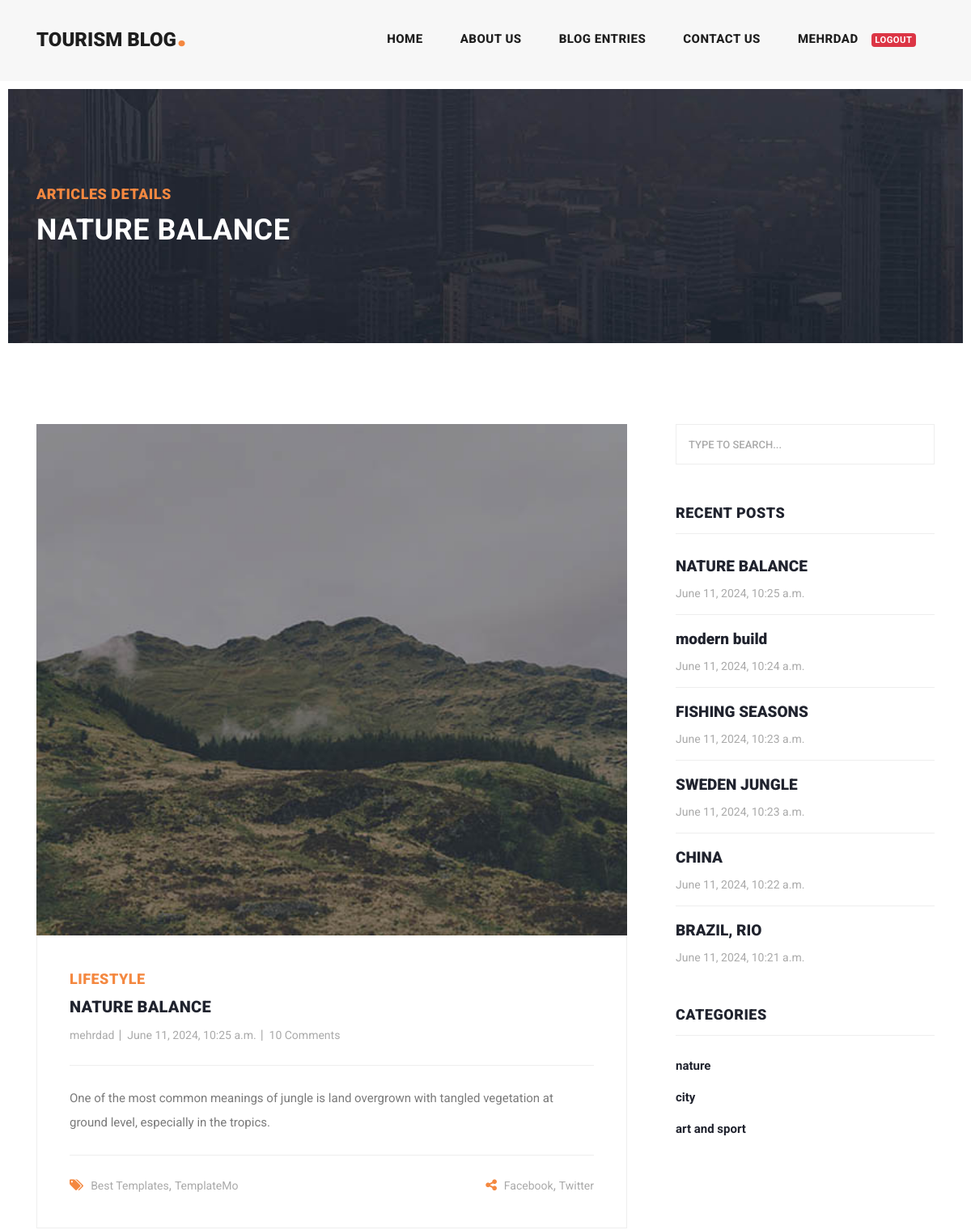
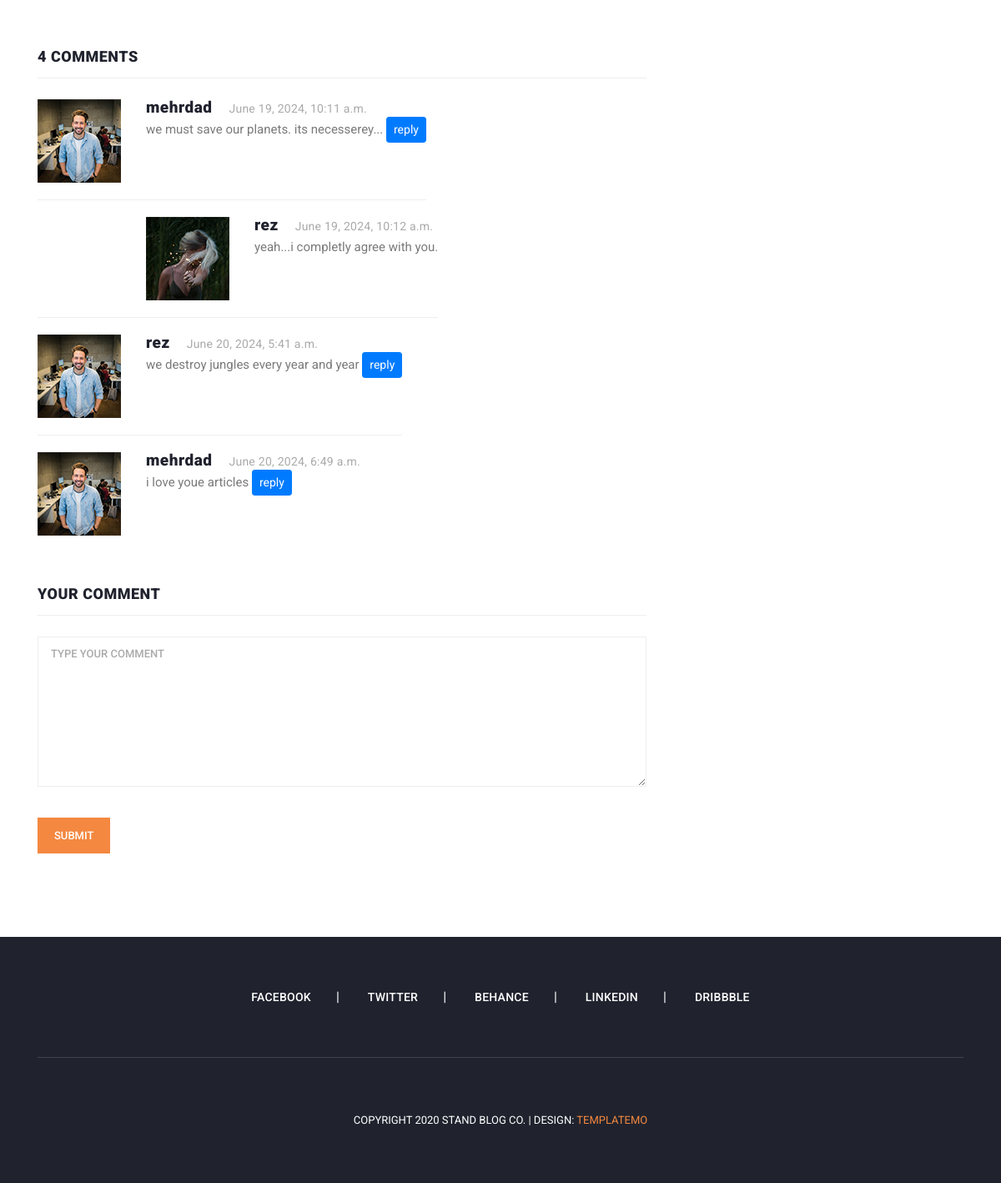
Screenshot of /articles/detail/8 (signed in) with the database file from the repository (2 pictures, top to bottom).
### blog_app/models.py (models this page shows, shortened)
class Article(models.Model):
    author = models.ForeignKey(User, on_delete=models.CASCADE)
    category = models.ManyToManyField(Category)
    title = models.CharField(max_length=70)
    body = models.TextField()
    image = models.ImageField(upload_to="images/articles")
    created_at = models.DateTimeField(auto_now_add=True)
    updated_at = models.DateTimeField(auto_now=True)
    class Meta:
        ordering = ('-created_at',)

class Comment(models.Model):
    article = models.ForeignKey(Article, on_delete=models.CASCADE, related_name='comments')
    user = models.ForeignKey(User, on_delete=models.CASCADE, related_name='comments')
    parent = models.ForeignKey('self', on_delete=models.CASCADE,null=True ,blank=True, related_name='replies')
    body = models.TextField()
    created_at = models.DateTimeField(auto_now_add=True)

class Category(models.Model):
    title = models.CharField(max_length=100)
    created_at = models.DateTimeField(auto_now_add=True)

### blog_app/views.py (the view)
# urls.py: path("detail/<int:pk>",post_detail, name="detail"),
def post_detail(request, pk):
    articles = get_object_or_404(Article, id=pk)
    if request.method == "POST":
        parent_id = request.POST.get('parent_id')
        body = request.POST.get('body')
        Comment.objects.create(body=body , article=articles, user=request.user, parent_id=parent_id)
    context={
        "articles":articles,
    }
    return render(request, "blog_app/post-details.html", context)

### context_processors/context_processors.py (called while the page is built)
def recent_articles(request):
    recent_articles = Article.objects.all().order_by('-created_at')
    categories = Category.objects.all()
    return{
        "recent_articles": recent_articles,
        "categories": categories,
    }

### blog_app/templates/blog_app/post-details.html (shortened to what this page needs)
{% extends "base.html" %} {% load static %} {% block content %}
<div class="heading-page header-text">
  <section class="page-heading">
    <div class="container">
      <div class="row">
        <div class="col-lg-12">
          <div class="text-content">
            <h4>Articles Details</h4>
            <h2>{{ articles.title }}</h2>
          </div>
        </div>
      </div>
    </div>
  </section>
</div>
<section class="blog-posts grid-system">
  <div class="container">
    <div class="row">
      <div class="col-lg-8">
        <div class="all-blog-posts">
          <div class="row">
            <div class="col-lg-12">
              <div class="blog-post">
                <div class="blog-thumb">
                  <img src="{{ articles.image.url }}" alt="" />
                </div>
                <div class="down-content">
                  <span>Lifestyle</span>
                  <a href="post-details.html"><h4>{{ articles.title }}</h4></a>
                  <ul class="post-info">
                    <li><a href="#">{{ articles.author }}</a></li>
                    <li><a href="#">{{ articles.created_at }}</a></li>
                    <li><a href="#">10 Comments</a></li>
                  </ul>
                  <p>{{ articles.body }}</p>
                  <div class="post-options">
                    <div class="row">
                      <div class="col-6">
                        <ul class="post-tags">
                          <li><i class="fa fa-tags"></i></li>
                          <li><a href="#">Best Templates</a>,</li>
                          <li><a href="#">TemplateMo</a></li>
                        </ul>
                      </div>
                      <div class="col-6">
                        <ul class="post-share">
                          <li><i class="fa fa-share-alt"></i></li>
                          <li><a href="#">Facebook</a>,</li>
                          <li><a href="#"> Twitter</a></li>
                        </ul>
                      </div>
                    </div>
                  </div>
                </div>
              </div>
            </div>
            <div class="col-lg-12">
              <div class="sidebar-item comments">
                <div class="sidebar-heading">
                  <h2>4 comments</h2>
                </div>
                <div class="content">
                  <ul>
                    {% for comment in articles.comments.all %}
                    {% if comment.parent == None %}
                    <li>
                      <div class="author-thumb">
                        <img
                          src="{% static 'images/comment-author-01.jpg' %}"
                          alt=""
                        />
                      </div>
                      <div class="right-content">
                        <h4>{{ comment.user }}<span>{{ comment.created_at }}</span></h4>
                        <p>
                          {{ comment.body }}
                          <button onclick="set_value({{ comment.id }})" class="btn btn-sm btn-primary">reply</button>
                        </p>
                      </div>
                    </li>
                    {% for reply in comment.replies.all %}
                    <li class="replied">
                      <div class="author-thumb">
                        <img
                          src="{% static 'images/comment-author-02.jpg' %}"
                          alt=""
                        />
                      </div>
                      <div class="right-content">
                        <h4>{{ reply.user }}<span>{{ reply.created_at }}</span></h4>
                        <p>
                          {{ reply.body }}
                        </p>
                      </div>
                    </li>
                    {% endfor %}
                    {% endif %}
                    {% endfor %}
                  </ul>
                </div>
              </div>
            </div>
            <div class="col-lg-12">
              <div class="sidebar-item submit-comment">
                <div class="sidebar-heading">
                  <h2>Your comment</h2>
                </div>
                <div class="content">
                  <form id="comment" action="#" method="post">
                    <div class="row">
                      <div class="col-lg-12">
                        <fieldset>
                          <textarea
                            name="body"
                            rows="6"
                            id="body"
                            placeholder="Type your comment"
                            required=""
                          ></textarea>
                        </fieldset>
                      </div>
                      <div class="col-lg-12">
                        <fieldset>
                          <button
                            type="submit"
                            id="form-submit"
                            class="main-button"
                          >
                            Submit
                          </button>
                        </fieldset>
                      </div>
                    </div>
                  </form>
                </div>
              </div>
            </div>
          </div>
        </div>
      </div>
      {% include 'includes/sidebar.html' %}
    </div>
  </div>
</section>
{% endblock %}

### templates/includes/header.html (shortened to what this page needs)
{% load static %}
<header class="">
    <nav class="navbar navbar-expand-lg">
      <div class="container">
        <a class="navbar-brand" href="{% url 'home' %}"
          ><h2>tourism Blog<em>.</em></h2></a
        >
        <div class="collapse navbar-collapse" id="navbarResponsive">
          <ul class="navbar-nav ml-auto">
            <li class="nav-item {% if request.resolver_match.url_name == 'home' %}active{% endif %}">
              <a class="nav-link" href="{% url 'home' %}"
                >Home
              </a>
            </li>
            <li class="nav-item">
              <a class="nav-link" href="{% url 'about' %}">About Us</a>
            </li>
            <li class="nav-item {% if request.resolver_match.url_name == 'list' %}active{% endif %}">
              <a class="nav-link" href="{% url 'list' %}">Blog Entries</a>
            </li>
            <li class="nav-item">
              <a class="nav-link" href="{% url 'contact' %}">Contact Us</a>
            </li>
            <li class="nav-item">
              {% if request.user.is_authenticated %}
              <div class="d-flex">
                <a class="nav-link" href="">{{ request.user.first_name }}</a>
                <a class="nav-link" href="{% url 'logout' %}"
                  ><span class="badge badge-danger">Logout</span></a
                >
              </div>
              {% else %}
              <div class="d-flex">
                <a class="nav-link" href="/login">Login</a>
                <a class="nav-link" href="/register">/register</a>
              </div>
              {% endif %}
            </li>
          </ul>
        </div>
      </div>
    </nav>
  </header>

### templates/includes/sidebar.html
{% load static %}
<div class="col-lg-4">
    <div class="sidebar">
      <div class="row">
        <div class="col-lg-12">
          <div class="sidebar-item search">
            <form id="search_form" name="gs" method="GET" action="{% url 'search' %}">
              <input
                type="text"
                name="q"
                class="searchText"
                placeholder="type to search..."
                autocomplete="on"
              />
            </form>
          </div>
        </div>
        <div class="col-lg-12">
          <div class="sidebar-item recent-posts">
            <div class="sidebar-heading">
              <h2>Recent Posts</h2>
            </div>
            <div class="content">
              <ul>
                {% for article in recent_articles %}
                <li>
                  <a href="post-details.html">
                    <h5>
                      {{ article.title }}
                    </h5>
                    <span>{{ article.created_at }}</span>
                  </a>
                </li>
                {% endfor %}
              </ul>
            </div>
          </div>
        </div>
        <div class="col-lg-12">
          <div class="sidebar-item categories">
            <div class="sidebar-heading">
              <h2>Categories</h2>
            </div>
            <div class="content">
              <ul>
                {% for cat in categories %}
                <li><a href="{% url "category_detail" cat.id %}">{{ cat.title }}</a></li>
                {% endfor %}
              </ul>
            </div>
          </div>
        </div>
      </div>
    </div>
  </div>

### rows the page displays
Article: title "NATURE BALANCE", image (picture), author "mehrdad", created_at "June 11, 2024, 10:25 a.m.", body "One of the most common meanings of jungle is land overgrown with tangled vegetation at ground level, especially in the tropics."
Comment: user "mehrdad", created_at "June 19, 2024, 10:11 a.m.", body "we must save our planets. its necesserey..."
Comment: user "rez", created_at "June 19, 2024, 10:12 a.m.", body "yeah...i completly agree with you."
Comment: user "rez", created_at "June 20, 2024, 5:41 a.m.", body "we destroy jungles every year and year"
Comment: user "mehrdad", created_at "June 20, 2024, 6:49 a.m.", body "i love youe articles"
Article: title "modern build", created_at "June 11, 2024, 10:24 a.m."
Article: title "FISHING SEASONS", created_at "June 11, 2024, 10:23 a.m."
Article: title "SWEDEN JUNGLE", created_at "June 11, 2024, 10:23 a.m."
Article: title "CHINA", created_at "June 11, 2024, 10:22 a.m."
Article: title "BRAZIL, RIO", created_at "June 11, 2024, 10:21 a.m."
Category: title "nature"
Category: title "city"
Category: title "art and sport"

### other values shown
{{ request.user.first_name }} "MEHRDAD"
